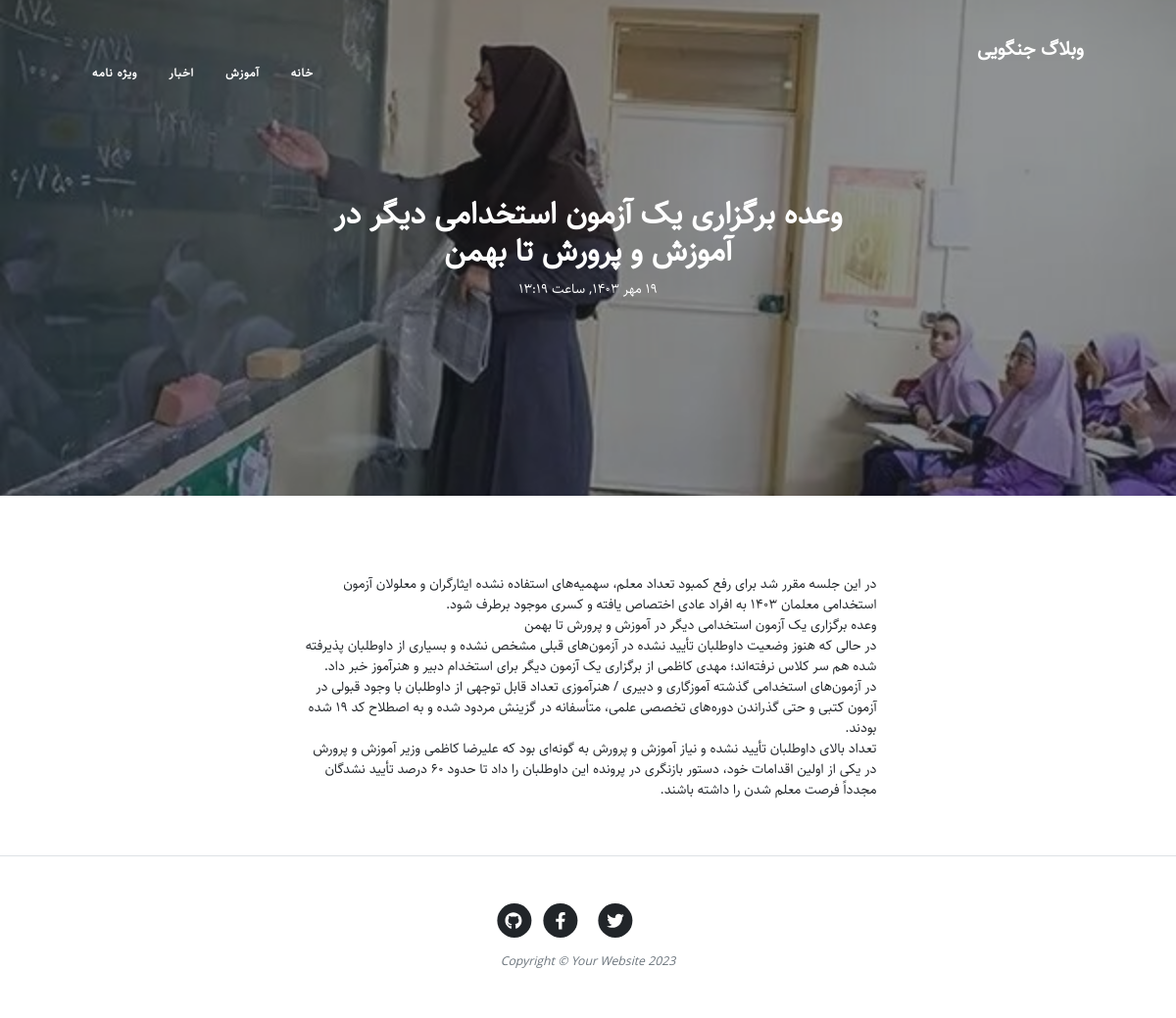
Screenshot of /article/teacher with the database file from the repository.
### blog/models.py (models this page shows, shortened)
class Category(models.Model):
	parent = models.ForeignKey('self', default=None, null=True, blank=True, on_delete=models.SET_NULL, related_name='children', verbose_name='زیر مجموعه')
	title = models.CharField(max_length = 200, verbose_name = 'عنوان دسته بندی')
	slug = models.SlugField(max_length = 100, verbose_name = 'آدرس دسته بندی')
	status = models.BooleanField(default = True, verbose_name = 'آیا نمایش داده شود؟')
	position = models.IntegerField(verbose_name = 'پوزیشن')
	class Meta:
		verbose_name = 'دسته بندی'
		verbose_name_plural = 'دسته بندی ها'
		ordering = ['parent__id','position']
	objects = CategoryManager()

class Article(models.Model):
	STATUS_CHOICES = (
		('d', 'پیش نویس'),
		('p', 'منتشرشده'),
	)
	author = models.ForeignKey(User, null=True, on_delete=models.SET_NULL, related_name='articles',verbose_name='نویسنده')
	title = models.CharField(max_length = 200, verbose_name = 'عنوان مقاله')
	slug = models.SlugField(max_length = 100, unique = True, verbose_name = 'آدرس مقاله')
	category = models.ManyToManyField(Category, verbose_name = 'دسته بندی', related_name = 'articles')
	description = models.TextField( verbose_name = 'محتوا')
	thumbnail = models.ImageField(upload_to = 'images', verbose_name = 'تصویر مقاله')
	publish = models.DateTimeField(default = timezone.now, verbose_name = 'زمان انتشار')
	created = models.DateTimeField(auto_now_add = True)
	updated = models.DateTimeField(auto_now = True)
	status = models.CharField(max_length = 1, choices = STATUS_CHOICES, verbose_name = 'وضعیت')
	class Meta:
		verbose_name = 'مقاله'
		verbose_name_plural = 'مقالات'
		ordering = ['-publish']
	def jpublish(self):
		return jalali_convertor(self.publish)
	jpublish.short_description = 'زمان انتشار'
	def thumbnail_tag(self):
		return format_html("<img width=100 height=75 style='border-radius:15px;' src='{}'>".format(self.thumbnail.url))
	thumbnail_tag.short_description = 'نصویر مقاله'
	objects = ArticleManager()

### blog/views.py (the view)
# urls.py: path('article/<slug:slug>', detail, name='detail'),
def detail(request,slug):
	context = {
		'article' : get_object_or_404(Article.objects.published(), slug=slug, status='p'),
		'categories' : Category.objects.filter(status = True)
	}
	return render(request, 'blog/detail.html', context)

### blog/models.py (called while the page is built)
	def published(self):
		return self.filter(status = 'p')

	def active(self):
		return self.filter(status = True)

### blog/templatetags/base_tags.py (called while the page is built)
@register.simple_tag
def title():
	return 'وبلاگ جنگویی'

@register.inclusion_tag('blog/partials/category_navbar.html')
def category_navbar():
	return {
		'categories' : Category.objects.filter(status = True)
	}

### extensions/jalali.py (called while the page is built)
    def persian_tuple(self):
        return self.persian_year, self.persian_month, self.persian_day

### extensions/utils.py (called while the page is built)
def persian_numbers_convertor(mystr):
	numbers = {
		"0" : "۰",
		"1" : "۱",
		"2" : "۲",
		"3" : "۳",
		"4" : "۴",
		"5" : "۵",
		"6" : "۶",
		"7" : "۷",
		"8" : "۸",
		"9" : "۹",
	}
	for e, p in numbers.items():
		mystr = mystr.replace(e, p)
	return mystr

def jalali_convertor(time):
	jmonth = [ 'فروردین','اردیبهشت','خرداد','تیر','مرداد','شهریور','مهر','آبان','آذر','دی','بهمن','اسفند']
	time = timezone.localtime(time)
	time_to_str = "{},{},{}".format(time.year, time.month, time.day)
	time_to_tuple = jalali.Gregorian(time_to_str).persian_tuple()
	time_to_list = list(time_to_tuple)
	for index, month in enumerate(jmonth):
		if time_to_list[1] == index + 1:
			time_to_list[1] = month
			break
	output = "{} {} {}, ساعت {}:{}".format(time_to_list[2], time_to_list[1], time_to_list[0], time.hour,  time.minute)
	return persian_numbers_convertor(output)

### templates/blog/detail.html (shortened to what this page needs)
{% extends 'blog/base.html' %}
{% block main%}
    <header class="masthead" style="background-image: url('{{article.thumbnail.url}}')">
        <div class="container position-relative px-4 px-lg-5">
            <div class="row gx-4 gx-lg-5 justify-content-center">
                <div class="col-md-10 col-lg-8 col-xl-7">
                    <div class="site-heading">
                        <h2 style="font-family: 'Sahel';">{{article.title}}</h2>
                        <time>{{article.jpublish}}</time>
                    </div>
                </div>
            </div>
        </div>
    </header>
        <article class="mb-4">
            <div class="container px-4 px-lg-5">
                <div class="row gx-4 gx-lg-5 justify-content-center">
                    <div class="col-md-10 col-lg-8 col-xl-7 text-justify">
                       <p style="text-align: justify !important;" class="text-justify">{{article.description|linebreaks}}</p>
                    </div>
                </div>
            </div>
        </article>
{% endblock %}

### templates/blog/partials/category_navbar.html (shortened to what this page needs)
 <div class="collapse navbar-collapse nav" id="navbarResponsive">
    <ul class="navbar-nav ms-auto py-4 py-lg-0 ">
        <li class="nav-item"><a class="nav-link px-lg-3 py-3 py-lg-4" href="{% url 'blog:home' %}" style="font-family: 'Sahel';">خانه</a></li>
        {% for category in categories %}
            {% if category.parent == None %}
                <li class="nav-item">
                    <a class="nav-link px-lg-3 py-3 py-lg-4" href="{% url 'blog:category' category.slug %}" style="font-family: 'Sahel';">{{category.title}}</a>
                </li>
            {% endif %}
        {% endfor %}
    </ul>
</div>

### static/blog/css/rtl.css (style rules this page uses)
body { direction: rtl; text-align: right; font-family: "Sahel"; font-size: 14px; }
.navbar-nav { margin-left: initial !important; margin-right: auto; }
.nav ul { padding-right: 0; }
.nav ul li { border-bottom: none; height: 86px; line-height: 86px; font-size: 14px; display: inline-block; float: left; margin: 0 auto; }
.nav ul li a { text-decoration: none; color: #000000; display: block; transition: .3s background-color; padding: 0 24px; }
.nav a { border-bottom: none; }

### rows the page displays
Category: title "آموزش"
Category: title "اخبار"
Category: title "ویژه نامه"
Article: thumbnail (picture), title "وعده برگزاری یک آزمون استخدامی دیگر در آموزش و پرورش تا بهمن", jpublish "۱۹ مهر ۱۴۰۳, ساعت ۱۳:۱۹", description "در این جلسه مقرر شد برای رفع کمبود تعداد معلم، سهمیه‌های استفاده نشده ایثارگران و معلولان آزمون استخدامی معلمان ۱۴۰۳ به افراد عادی اختصاص یافته و کسری موجود برطرف شود. وعده برگزاری یک آزمون استخدامی دیگر در آموزش و پرورش تا بهمن در حالی که هنوز وضعیت داوطلبان تأیید نشده در آزمون‌های قبلی مشخص نشده و بسیاری از داوطلبان پذیرفته شده هم سر کلاس نرفته‌اند؛ مهدی کاظمی از برگزاری یک آزمون دیگر برای استخدام دبیر و هنرآموز خبر داد. در آزمون‌های استخدامی گذشته آموزگاری و دبیری / ‌هنرآموزی تعداد قابل توجهی از داوطلبان با وجود قبولی در آزمون کتبی و حتی گذراندن دوره‌های تخصصی علمی، متأسفانه در گزینش مردود شده و به اصطلاح کد ۱۹ شده بودند. تعداد بالای داوطلبان تأیید نشده و نیاز آموزش و پرورش به گونه‌ای…"
